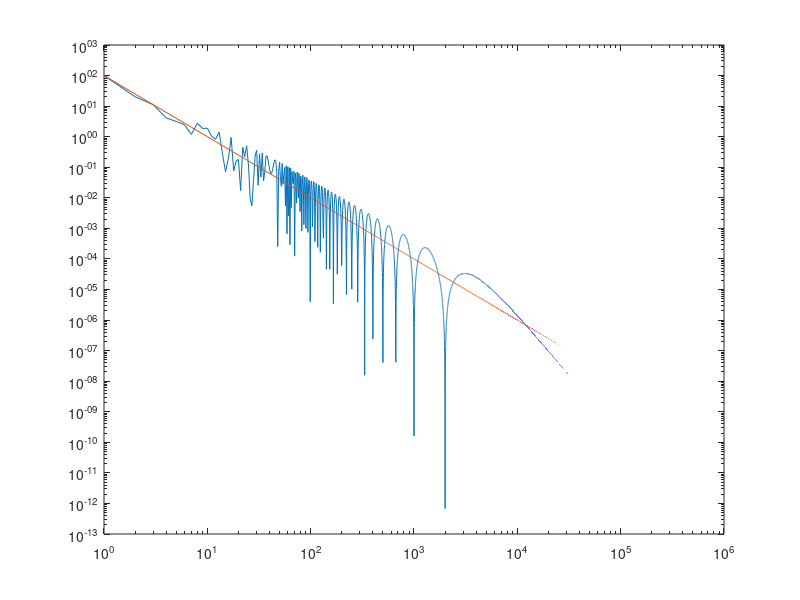

MATLAB code for this plot:
Coord_Rsrc=[1;1;1];
g=500000;
time=1:1:g;
Coord_Rdst=Coord_Rsrc+[0.1;0;0]*time;

CP=[-2.5 ; -3 ; 0];
n=[0;0;1];


Coord_RiDst = Coord_Rdst - 2*sum((Coord_Rdst - CP) .* n, 1).*n;
V = (Coord_RiDst - Coord_Rsrc) ./ (sqrt(sum( (Coord_RiDst - Coord_Rsrc) .^2,1)));
T = - (sum(  (Coord_Rsrc - CP).*n , 1)) ./ (sum ( n .* V , 1));
Coord_Rint = (V .* T) + Coord_Rsrc;

Rsi=sqrt(sum((Coord_Rint-Coord_Rsrc).^2,1));
Rid=sqrt(sum((Coord_RiDst-Coord_Rint).^2,1));
R=Rsi+Rid;
Rsd=sqrt(sum((Coord_Rdst-Coord_Rsrc).^2,1));
k=(2*pi)/0.01;
SID =exp((1i*k*R)+1i*pi )./(R);
%ID =exp( (1i*k*Rid)+pi )./(Rid);
SD =exp(1i*k*Rsd)./(Rsd);

res=SID+SD;
res=sum(res,1);
res=abs(res).^2;
res=reshape(res,[1,g]);
res2=abs(SD).^2;


figure
    loglog(time,res)
    hold on
    loglog(time,res2)    
